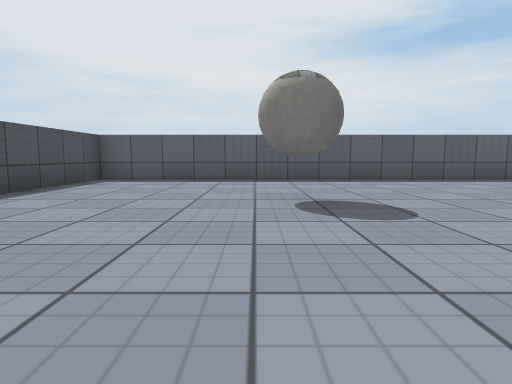
View 1 (above)

16 first-person views from a walk through a scene from a Unity 3-D project. The camera is 0.51 m above the floor, tilts 6° down and sees 75° across. The floor is counted in squares, 1 m on a side. Each view is taken from the middle of a square. On the plan, view 1 faces up. The plan holds only what a view shows up to about 9 squares ahead; the rest is blank. Surface patterns are stand-ins for the level's own textures.

View 2
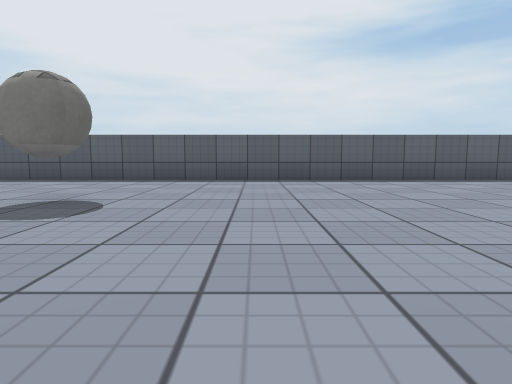

View 3
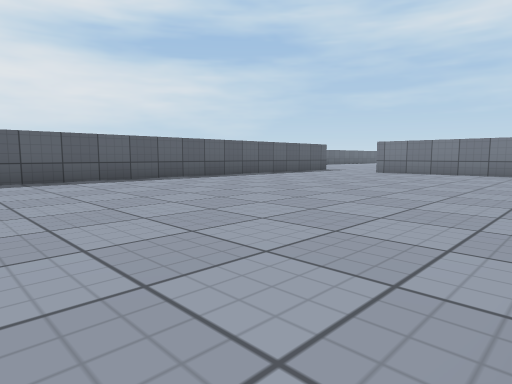

View 4
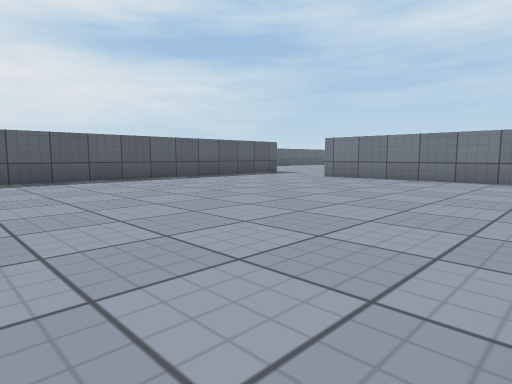

View 5
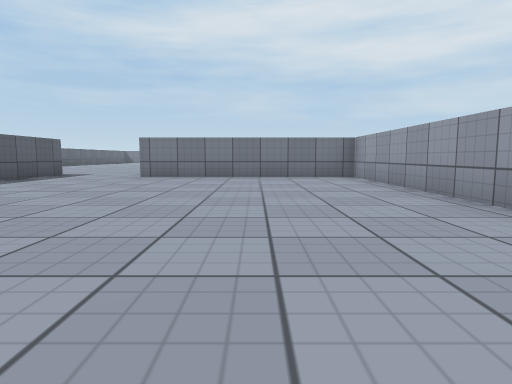

View 6
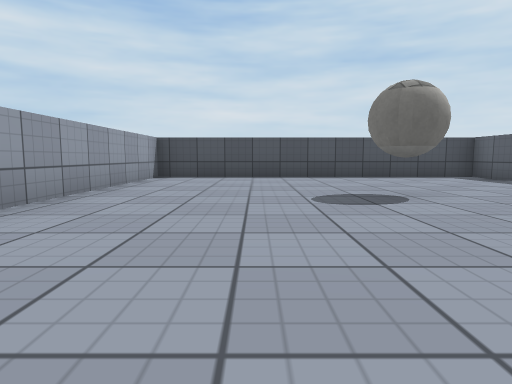

View 7
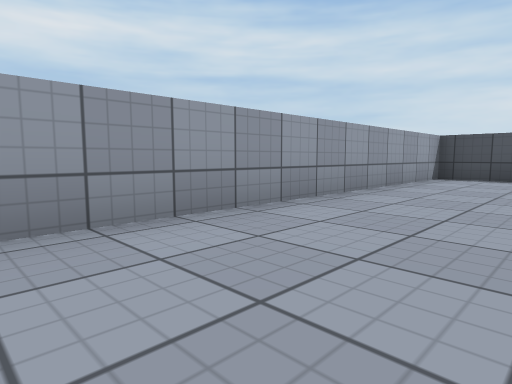

View 8
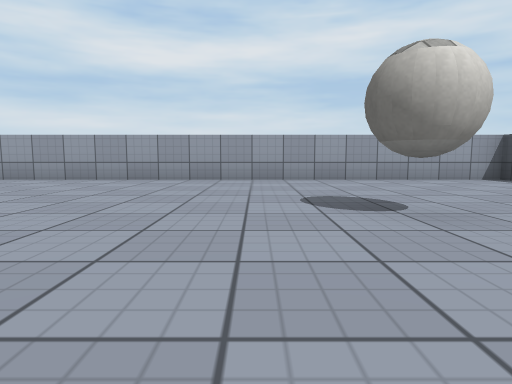

View 9
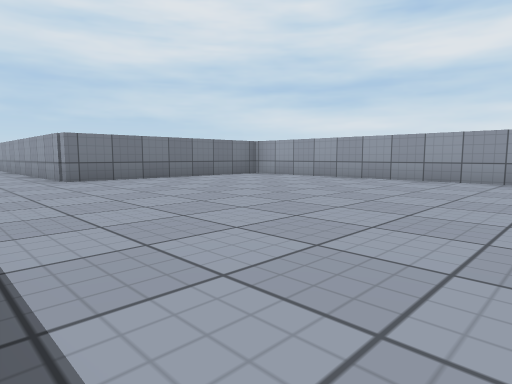

View 10
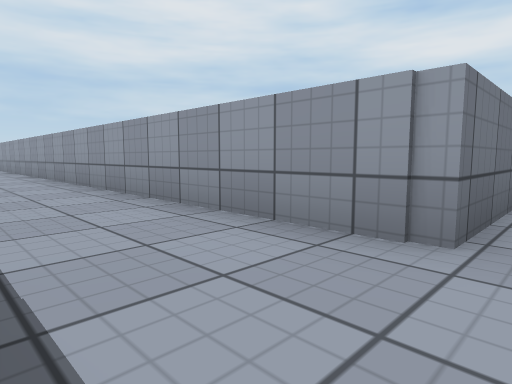

View 11
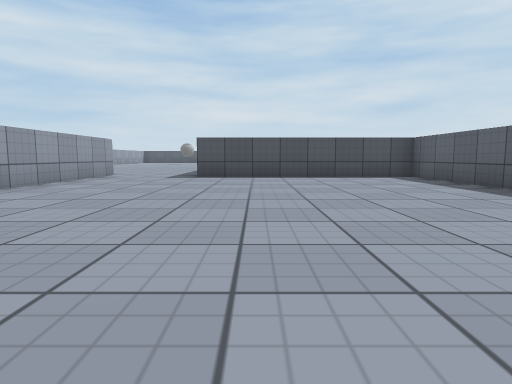

View 12
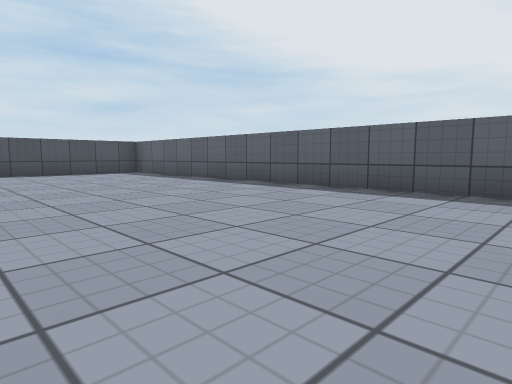

View 13
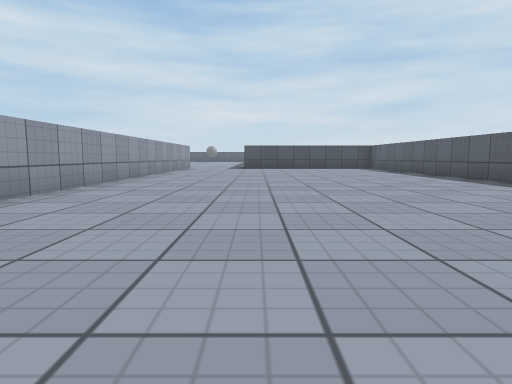

View 14
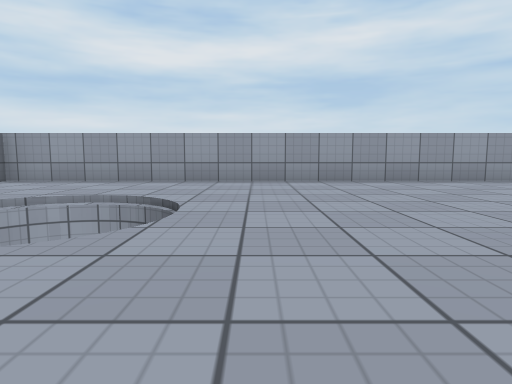

View 15
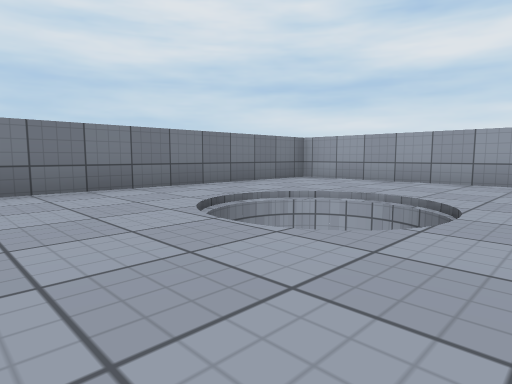

View 16
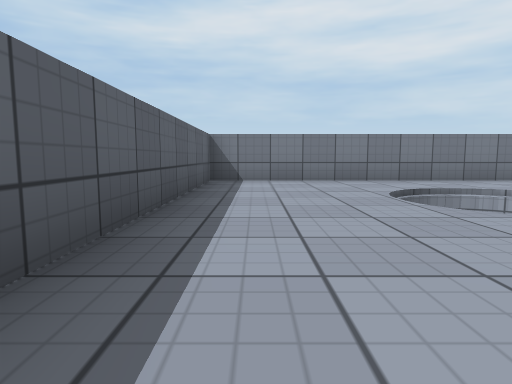

### Floor plan
Points are (right, up) in squares from view 1. A wall is a line through its corners. A room is listed if a view was taken in it or the views show most of it. See-through windows are left out.
Room 1 (views 1, 2, 3, 4, 5, 6, 7, 8, 9, 10)
walls: (16.1, 7.5) (-3.5, 7.5) (-3.5, -0.5) (15.5, -0.5) (15.5, 5) (16.5, 5)
ways out: opening at (16, 6.5) to room 2
objects: other object (0, 4) to (1, 4)
Room 2 (views 11, 12, 13, 14, 15, 16)
walls: (26.4, 13) (16.5, 13) (16.5, 7.5); (16.5, 5) (35.2, 5) (35.2, 13) (29.2, 13)
ways out: opening at (16, 6.5) to room 1

Where each view was taken, in squares from view 1:
view 1: 0 up, 0 right, facing up
view 2: 0 up, 3 right, facing up
view 3: 0 up, 5 right, facing up-right
view 4: 0 up, 8 right, facing up-right
view 5: 2 up, 7 right, facing right
view 6: 2 up, 5 right, facing left
view 7: 2 up, 5 right, facing down-left
view 8: 7 up, 2 right, facing down
view 9: 7 up, 8 right, facing down-right
view 10: 7 up, 15 right, facing down-right
view 11: 9 up, 25 right, facing left
view 12: 8 up, 27 right, facing up-left
view 13: 8 up, 31 right, facing left
view 14: 12 up, 30 right, facing down
view 15: 12 up, 30 right, facing down-right
view 16: 12 up, 28 right, facing right
